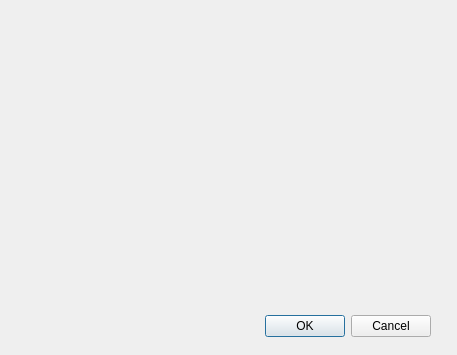
<?xml version="1.0" encoding="UTF-8"?>
<ui version="4.0">
 <class>GetCommand</class>
 <widget class="QDialog" name="GetCommand">
  <property name="geometry">
   <rect>
    <x>0</x>
    <y>0</y>
    <width>457</width>
    <height>355</height>
   </rect>
  </property>
  <property name="minimumSize">
   <size>
    <width>0</width>
    <height>0</height>
   </size>
  </property>
  <property name="windowTitle">
   <string>Dialog</string>
  </property>
  <widget class="QDialogButtonBox" name="buttonBox">
   <property name="geometry">
    <rect>
     <x>90</x>
     <y>310</y>
     <width>341</width>
     <height>32</height>
    </rect>
   </property>
   <property name="minimumSize">
    <size>
     <width>0</width>
     <height>0</height>
    </size>
   </property>
   <property name="orientation">
    <enum>Qt::Horizontal</enum>
   </property>
   <property name="standardButtons">
    <set>QDialogButtonBox::Cancel|QDialogButtonBox::Ok</set>
   </property>
  </widget>
 </widget>
 <resources/>
 <connections>
  <connection>
   <sender>buttonBox</sender>
   <signal>accepted()</signal>
   <receiver>GetCommand</receiver>
   <slot>accept()</slot>
   <hints>
    <hint type="sourcelabel">
     <x>248</x>
     <y>254</y>
    </hint>
    <hint type="destinationlabel">
     <x>157</x>
     <y>274</y>
    </hint>
   </hints>
  </connection>
  <connection>
   <sender>buttonBox</sender>
   <signal>rejected()</signal>
   <receiver>GetCommand</receiver>
   <slot>reject()</slot>
   <hints>
    <hint type="sourcelabel">
     <x>316</x>
     <y>260</y>
    </hint>
    <hint type="destinationlabel">
     <x>286</x>
     <y>274</y>
    </hint>
   </hints>
  </connection>
 </connections>
</ui>
